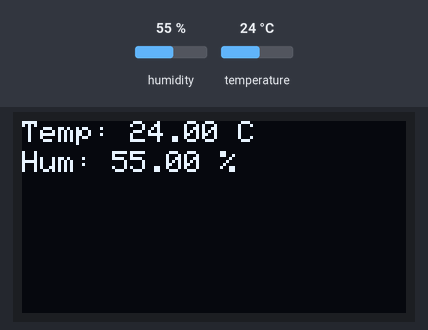
Bench run of a sketch on a simulated Raspberry Pi Pico. On the bench: 128×64 one-colour display. Inputs (shaded band) come from the test bench; at power-on: humidity 55 %, temperature 24 °C.

Above: at 6.8 s.
6.9 s: humidity set to 22 %
At 10.3 s:
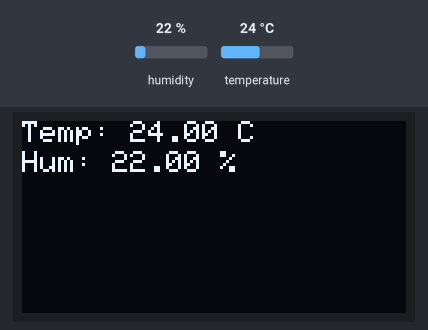
12.2 s: temperature set to 12 °C
At 14.6 s:
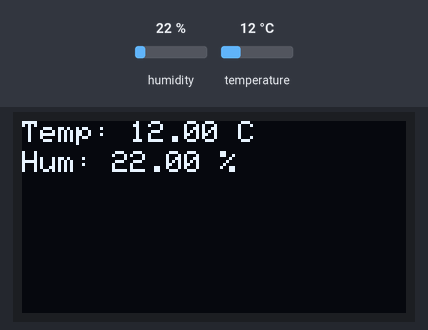
17.5 s: humidity set to 40 %
At 18.8 s:
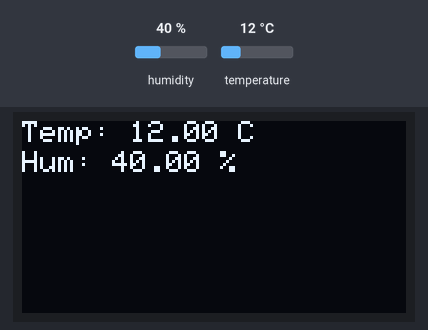
22.8 s: temperature set to 19 °C
Timing chart, 0 to 25.8 s (numbered marks = the images above; inputs shaded):
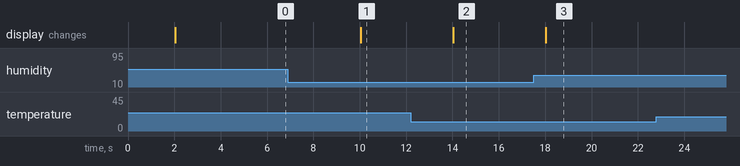

Measured:
- after the input at 6.9 s, the display: changes after 3.1 s (image 1)
- after the input at 12.2 s, the display: changes after 1.8 s (image 2)
- after the input at 17.5 s, the display: changes after 0.53 s (image 3)

The sketch:

display_oled_323.ino
```cpp
// snippet: display_oled_323
// tags: adafruit_gfx, adafruit_ssd1306, dht
// boards: avr, esp32, megaavr, nano33iot, romi32u4, rp2040
// library: Adafruit_GFX, Adafruit_SSD1306, DHT
// description: Read a DHT22 on pin 4 and show temperature on line 1 and humidity on line 2 of an SSD1306 128×64 …
// prompts: dht22, temperature, humidity, ssd1306, 128×64, update
// verified: compile-only
// source: kd-generated (id 323)
// exact-include: Wire.h, Adafruit_GFX.h, Adafruit_SSD1306.h, DHT.h

#include <Wire.h>
#include <Adafruit_GFX.h>
#include <Adafruit_SSD1306.h>
#include <DHT.h>

#define DHTPIN 4
#define DHTTYPE DHT22
#define SCREEN_WIDTH 128
#define SCREEN_HEIGHT 64
#define OLED_ADDR 0x3C

DHT dht(DHTPIN, DHTTYPE);
Adafruit_SSD1306 display(SCREEN_WIDTH, SCREEN_HEIGHT, &Wire, -1);
unsigned long prevMs = 0;

void setup() {
  if (!display.begin(SSD1306_SWITCHCAPVCC, OLED_ADDR)) {
    Serial.println("SSD1306 not found");
    while (1);
  }
  dht.begin();
  display.clearDisplay();  // SSD1306: clear the framebuffer (push with display())
  display.setTextSize(1);
  display.setTextColor(SSD1306_WHITE);
}

void loop() {
  unsigned long now = millis();
  if (now - prevMs < 2000) return;
  prevMs = now;

  float temp = dht.readTemperature();
  float hum = dht.readHumidity();

  if (isnan(temp) || isnan(hum)) {
    Serial.println("DHT read failed");
    return;
  }

  display.clearDisplay();  // SSD1306: clear the framebuffer (push with display())
  display.setCursor(0, 0);
  display.print("Temp: ");
  display.print(temp);
  display.print(" C");
  display.setCursor(0, 10);
  display.print("Hum: ");
  display.print(hum);
  display.print(" %");
  display.display();  // SSD1306: push the framebuffer to the screen
}
```
